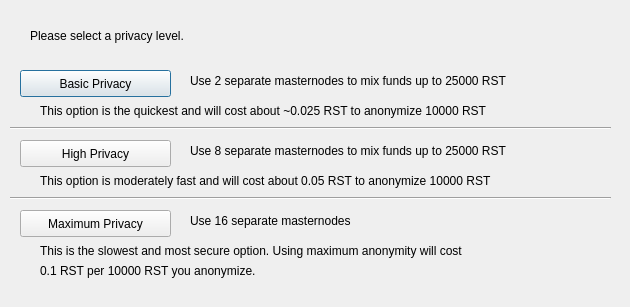
<?xml version="1.0" encoding="UTF-8"?>
<ui version="4.0">
 <class>ObfuscationConfig</class>
 <widget class="QDialog" name="ObfuscationConfig">
  <property name="geometry">
   <rect>
    <x>0</x>
    <y>0</y>
    <width>630</width>
    <height>307</height>
   </rect>
  </property>
  <property name="windowTitle">
   <string>Configure Obfuscation</string>
  </property>
  <widget class="QPushButton" name="buttonBasic">
   <property name="geometry">
    <rect>
     <x>20</x>
     <y>70</y>
     <width>151</width>
     <height>27</height>
    </rect>
   </property>
   <property name="text">
    <string>Basic Privacy</string>
   </property>
  </widget>
  <widget class="QPushButton" name="buttonHigh">
   <property name="geometry">
    <rect>
     <x>20</x>
     <y>140</y>
     <width>151</width>
     <height>27</height>
    </rect>
   </property>
   <property name="text">
    <string>High Privacy</string>
   </property>
  </widget>
  <widget class="QPushButton" name="buttonMax">
   <property name="geometry">
    <rect>
     <x>20</x>
     <y>210</y>
     <width>151</width>
     <height>27</height>
    </rect>
   </property>
   <property name="text">
    <string>Maximum Privacy</string>
   </property>
  </widget>
  <widget class="QLabel" name="label">
   <property name="geometry">
    <rect>
     <x>30</x>
     <y>20</y>
     <width>571</width>
     <height>31</height>
    </rect>
   </property>
   <property name="text">
    <string>Please select a privacy level.</string>
   </property>
  </widget>
  <widget class="QLabel" name="label_2">
   <property name="geometry">
    <rect>
     <x>190</x>
     <y>70</y>
     <width>421</width>
     <height>21</height>
    </rect>
   </property>
   <property name="text">
    <string>Use 2 separate masternodes to mix funds up to 25000 RST</string>
   </property>
  </widget>
  <widget class="QLabel" name="label_3">
   <property name="geometry">
    <rect>
     <x>190</x>
     <y>140</y>
     <width>411</width>
     <height>21</height>
    </rect>
   </property>
   <property name="text">
    <string>Use 8 separate masternodes to mix funds up to 25000 RST</string>
   </property>
  </widget>
  <widget class="QLabel" name="label_4">
   <property name="geometry">
    <rect>
     <x>190</x>
     <y>210</y>
     <width>421</width>
     <height>21</height>
    </rect>
   </property>
   <property name="text">
    <string>Use 16 separate masternodes</string>
   </property>
  </widget>
  <widget class="QLabel" name="label_6">
   <property name="geometry">
    <rect>
     <x>40</x>
     <y>100</y>
     <width>561</width>
     <height>21</height>
    </rect>
   </property>
   <property name="text">
    <string>This option is the quickest and will cost about ~0.025 RST to anonymize 10000 RST</string>
   </property>
  </widget>
  <widget class="QLabel" name="label_7">
   <property name="geometry">
    <rect>
     <x>40</x>
     <y>170</y>
     <width>561</width>
     <height>21</height>
    </rect>
   </property>
   <property name="text">
    <string>This option is moderately fast and will cost about 0.05 RST to anonymize 10000 RST</string>
   </property>
  </widget>
  <widget class="QLabel" name="label_8">
   <property name="geometry">
    <rect>
     <x>40</x>
     <y>240</y>
     <width>561</width>
     <height>21</height>
    </rect>
   </property>
   <property name="text">
    <string>This is the slowest and most secure option. Using maximum anonymity will cost</string>
   </property>
  </widget>
  <widget class="QLabel" name="label_9">
   <property name="geometry">
    <rect>
     <x>40</x>
     <y>260</y>
     <width>561</width>
     <height>21</height>
    </rect>
   </property>
   <property name="text">
    <string>0.1 RST per 10000 RST you anonymize.</string>
   </property>
  </widget>
  <widget class="Line" name="line">
   <property name="geometry">
    <rect>
     <x>10</x>
     <y>120</y>
     <width>601</width>
     <height>16</height>
    </rect>
   </property>
   <property name="orientation">
    <enum>Qt::Horizontal</enum>
   </property>
  </widget>
  <widget class="Line" name="line_2">
   <property name="geometry">
    <rect>
     <x>10</x>
     <y>190</y>
     <width>601</width>
     <height>16</height>
    </rect>
   </property>
   <property name="orientation">
    <enum>Qt::Horizontal</enum>
   </property>
  </widget>
 </widget>
 <resources/>
 <connections/>
</ui>
